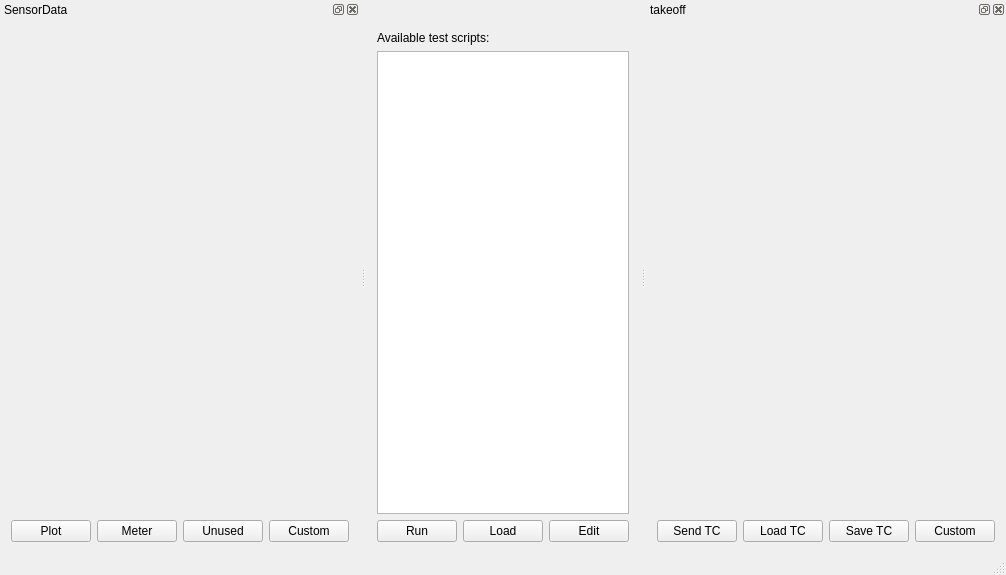
<?xml version="1.0" encoding="UTF-8"?>
<ui version="4.0">
 <class>MainWindow</class>
 <widget class="TasteMainWindow" name="MainWindow">
  <property name="geometry">
   <rect>
    <x>0</x>
    <y>0</y>
    <width>710</width>
    <height>575</height>
   </rect>
  </property>
  <property name="windowTitle">
   <string>gcs</string>
  </property>
  <property name="tabShape">
   <enum>QTabWidget::Rounded</enum>
  </property>
  <property name="dockOptions">
   <set>QMainWindow::AllowNestedDocks|QMainWindow::AllowTabbedDocks|QMainWindow::AnimatedDocks</set>
  </property>
  <widget class="QWidget" name="centralWidget">
  <layout class="QVBoxLayout" name="verticalLayout">
     <item>
      <widget class="QLabel" name="tasteLogo" native="true">
       <property name="pixmap">
        <pixmap>tasteLogo_white.png</pixmap>
       </property>
      </widget>
     </item>
     <item>
      <widget class="QLabel" name="instructions" native="true">
       <property name="text">
        <string>Available test scripts:</string>
       </property>
      </widget>
     </item>
     <item>
      <widget class="QListWidget" name="msc" native="true"/>
     </item>
     <item>
      <layout class="QHBoxLayout" name="horizontalLayout">
       <item>
        <widget class="QPushButton" name="runMSC">
         <property name="text">
          <string>Run</string>
         </property>
        </widget>
       </item>
       <item>
        <widget class="QPushButton" name="loadMSC">
         <property name="text">
          <string>Load</string>
         </property>
        </widget>
       </item>
       <item>
        <widget class="QPushButton" name="editMSC">
         <property name="text">
          <string>Edit</string>
         </property>
        </widget>
       </item>
      </layout>
     </item>
    </layout>
   </widget>
   <widget class="QStatusBar" name="statusBar"/>
  <widget class="QDockWidget" name="tm_0">
   <property name="allowedAreas">
    <set>Qt::RightDockWidgetArea</set>
   </property>
   <property name="windowTitle">
    <string>SensorData</string>
   </property>
   <attribute name="dockWidgetArea">
    <number>1</number>
   </attribute>
   <widget class="QWidget" name="dockWidgetContents">
    <layout class="QVBoxLayout" name="verticalLayout">
     <item>
      <widget class="asn1Viewer" name="SensorData" native="true"/>
     </item>
     <item>
      <layout class="QHBoxLayout" name="horizontalLayout">
       <item>
        <widget class="QPushButton" name="plotButton">
         <property name="text">
          <string>Plot</string>
         </property>
        </widget>
       </item>
       <item>
        <widget class="QPushButton" name="meterButton">
         <property name="text">
          <string>Meter</string>
         </property>
        </widget>
       </item>
       <item>
        <widget class="QPushButton" name="unusedButton">
         <property name="text">
          <string>Unused</string>
         </property>
        </widget>
       </item>
       <item>
        <widget class="QPushButton" name="customCombo">
         <property name="text">
          <string>Custom</string>
         </property>
        </widget>
       </item>
      </layout>
     </item>
    </layout>
   </widget>
  </widget>
  <widget class="QDockWidget" name="tc_1">
   <property name="allowedAreas">
    <set>Qt::RightDockWidgetArea</set>
   </property>
   <property name="windowTitle">
    <string>takeoff</string>
   </property>
   <attribute name="dockWidgetArea">
    <number>2</number>
   </attribute>
   <widget class="QWidget" name="dockWidgetContents">
    <layout class="QVBoxLayout" name="verticalLayout">
     <item>
      <widget class="asn1Editor" name="takeoff" native="true"/>
     </item>
     <item>
      <layout class="QHBoxLayout" name="horizontalLayout">
       <item>
        <widget class="QPushButton" name="sendButton">
         <property name="text">
          <string>Send TC</string>
         </property>
        </widget>
       </item>
       <item>
        <widget class="QPushButton" name="loadButton">
         <property name="text">
          <string>Load TC</string>
         </property>
        </widget>
       </item>
       <item>
        <widget class="QPushButton" name="saveButton">
         <property name="text">
          <string>Save TC</string>
         </property>
        </widget>
       </item>
       <item>
        <widget class="QPushButton" name="customCombo">
         <property name="text">
          <string>Custom</string>
         </property>
        </widget>
       </item>
      </layout>
     </item>
    </layout>
   </widget>
  </widget>
 </widget>
 <layoutdefault spacing="6" margin="11"/>
 <customwidgets>
     <customwidget>
          <class>asn1Editor</class>
          <extends>QWidget</extends>
          <header>asn1_value_editor</header>
     </customwidget>
     <customwidget>
          <class>asn1Viewer</class>
          <extends>QWidget</extends>
          <header>asn1_value_editor</header>
     </customwidget>
     <customwidget>
          <class>TasteMainWindow</class>
          <extends>QMainWindow</extends>
          <header>TasteMainWindow</header>
     </customwidget>
 </customwidgets>
 <resources/>
 <connections/>
</ui>
